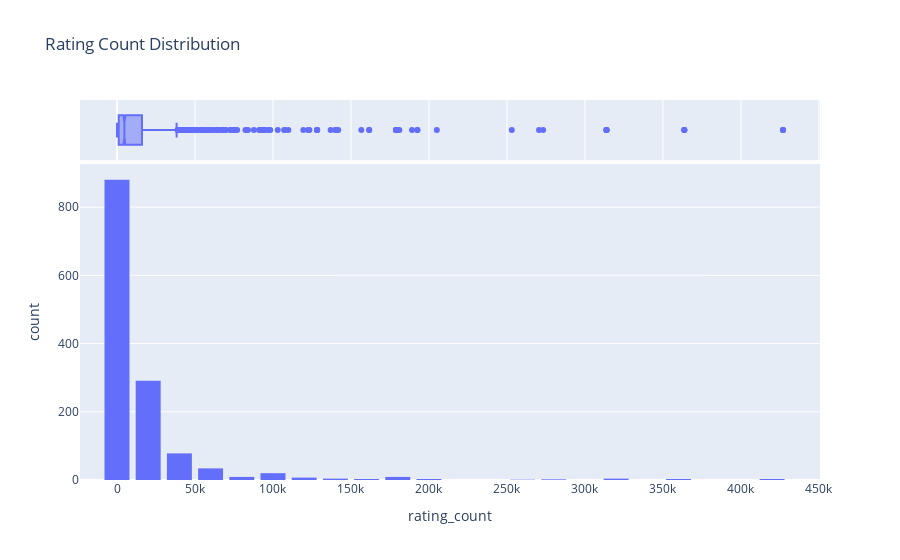

The code cell stored with this chart in its notebook:
### Code cell
fig = px.histogram(df, x='rating_count', nbins=30, title="Rating Count Distribution", marginal="box")
fig.update_layout(bargap=0.2)
fig.show()

### Figure 1 — Plotly figure (JSON) as saved in the notebook; plotly's stock layout.template omitted (floating-point values rounded to 4 significant figures; data arrays with more than 128 entries replaced by an {"elided": "..."} marker saying what was removed)
{"data": [{"alignmentgroup": "True", "bingroup": "x", "hovertemplate": "rating_count=%{x}<br>count=%{y}<extra></extra>", "legendgroup": "", "marker": {"color": "#636efa", "pattern": {"shape": ""}}, "name": "", "nbinsx": 30, "offsetgroup": "", "orientation": "v", "showlegend": false, "type": "histogram", "x": {"elided": "1351 float values"}, "xaxis": "x", "yaxis": "y"}, {"alignmentgroup": "True", "hovertemplate": "rating_count=%{x}<extra></extra>", "legendgroup": "", "marker": {"color": "#636efa"}, "name": "", "notched": true, "offsetgroup": "", "showlegend": false, "type": "box", "x": {"elided": "1351 float values"}, "xaxis": "x2", "yaxis": "y2"}], "layout": {"bargap": 0.2, "barmode": "relative", "legend": {"tracegroupgap": 0}, "title": {"text": "Rating Count Distribution"}, "xaxis": {"anchor": "y", "domain": [0, 1], "title": {"text": "rating_count"}}, "xaxis2": {"anchor": "y2", "domain": [0, 1], "matches": "x", "showgrid": true, "showticklabels": false}, "yaxis": {"anchor": "x", "domain": [0, 0.8316], "title": {"text": "count"}}, "yaxis2": {"anchor": "x2", "domain": [0.8416, 1], "matches": "y2", "showgrid": false, "showline": false, "showticklabels": false, "ticks": ""}}}
